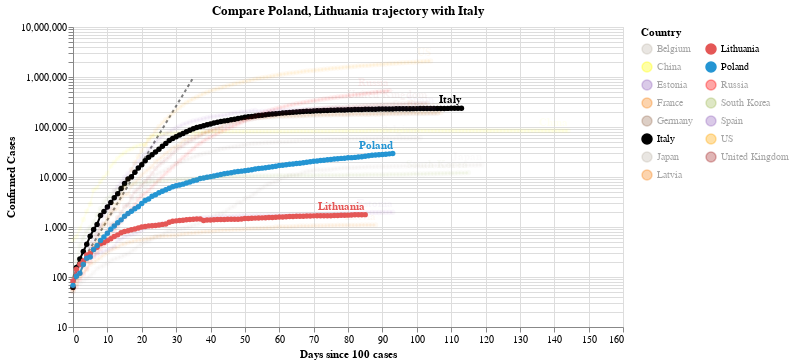

The cell this chart's notebook holds for it:
### Code cell
#hide_input
chart2 = make_since_chart(dff2, ['Poland', 'Lithuania'], baseline_countries)
chart2

### Figure 1 — Vega-Lite specification as saved in the notebook (floating-point values rounded to 4 significant figures; data arrays with more than 128 entries replaced by an {"elided": "..."} marker saying what was removed)
{"config": {"view": {"continuousWidth": 400, "continuousHeight": 300}}, "layer": [{"data": {"name": "data-628230001892d6798b50651be41d1b3e"}, "mark": {"type": "line", "color": "black", "opacity": 0.5, "strokeDash": [3, 3]}, "encoding": {"x": {"type": "quantitative", "field": "Days since 100 cases"}, "y": {"type": "quantitative", "field": "Confirmed Cases"}}}, {"data": {"name": "data-6b28bb5292bdccfb5f7ffd034a07b649"}, "mark": {"type": "line", "point": true}, "encoding": {"color": {"type": "nominal", "field": "Country", "legend": {"columns": 2}, "scale": {"domain": ["Belgium", "China", "Estonia", "France", "Germany", "Italy", "Japan", "Latvia", "Lithuania", "Poland", "Russia", "South Korea", "Spain", "US", "United Kingdom"], "range": ["#C1B7AD", "yellow", "#9467bd", "#F58518", "#9D755D", "black", "#C1B7AD", "#F58518", "#E45756", "#2495D3", "red", "#A1BA59", "#9467bd", "orange", "brown"]}}, "opacity": {"condition": {"value": 1, "selection": "selector004"}, "value": 0.05}, "tooltip": [{"type": "nominal", "field": "Country"}, {"type": "temporal", "field": "Date"}, {"type": "quantitative", "field": "Confirmed Cases"}, {"type": "quantitative", "field": "Days since 100 cases"}], "x": {"type": "quantitative", "field": "Days since 100 cases"}, "y": {"type": "quantitative", "field": "Confirmed Cases", "scale": {"type": "log"}}}, "selection": {"selector004": {"type": "multi", "fields": ["Country"], "bind": "legend", "init": [{"Country": "Poland"}, {"Country": "Lithuania"}, {"Country": "Italy"}]}}, "width": 550}, {"data": {"name": "data-6b28bb5292bdccfb5f7ffd034a07b649"}, "mark": {"type": "text", "align": "right", "dy": -8, "fontWeight": "bold"}, "encoding": {"color": {"type": "nominal", "field": "Country", "legend": {"columns": 2}, "scale": {"domain": ["Belgium", "China", "Estonia", "France", "Germany", "Italy", "Japan", "Latvia", "Lithuania", "Poland", "Russia", "South Korea", "Spain", "US", "United Kingdom"], "range": ["#C1B7AD", "yellow", "#9467bd", "#F58518", "#9D755D", "black", "#C1B7AD", "#F58518", "#E45756", "#2495D3", "red", "#A1BA59", "#9467bd", "orange", "brown"]}}, "opacity": {"condition": {"value": 1, "selection": "selector004"}, "value": 0.05}, "text": {"type": "nominal", "field": "Country"}, "tooltip": [{"type": "nominal", "field": "Country"}, {"type": "temporal", "field": "Date"}, {"type": "quantitative", "field": "Confirmed Cases"}, {"type": "quantitative", "field": "Days since 100 cases"}], "x": {"type": "quantitative", "field": "Days since 100 cases"}, "y": {"type": "quantitative", "field": "Confirmed Cases", "scale": {"type": "log"}}}, "transform": [{"filter": "(datum['Date'] >= 1592092800000)"}], "width": 550}], "title": "Compare Poland, Lithuania trajectory with Italy", "$schema": "https://vega.github.io/schema/vega-lite/v4.0.2.json", "datasets": {"data-628230001892d6798b50651be41d1b3e": [{"Days since 100 cases": 0, "Confirmed Cases": 100.0}, {"Days since 100 cases": 1, "Confirmed Cases": 130.0}, {"Days since 100 cases": 2, "Confirmed Cases": 169.0}, {"Days since 100 cases": 3, "Confirmed Cases": 219.7}, {"Days since 100 cases": 4, "Confirmed Cases": 285.6}, {"Days since 100 cases": 5, "Confirmed Cases": 371.3}, {"Days since 100 cases": 6, "Confirmed Cases": 482.7}, {"Days since 100 cases": 7, "Confirmed Cases": 627.5}, {"Days since 100 cases": 8, "Confirmed Cases": 815.7}, {"Days since 100 cases": 9, "Confirmed Cases": 1060.0}, {"Days since 100 cases": 10, "Confirmed Cases": 1379.0}, {"Days since 100 cases": 11, "Confirmed Cases": 1792.0}, {"Days since 100 cases": 12, "Confirmed Cases": 2330.0}, {"Days since 100 cases": 13, "Confirmed Cases": 3029.0}, {"Days since 100 cases": 14, "Confirmed Cases": 3937.0}, {"Days since 100 cases": 15, "Confirmed Cases": 5119.0}, {"Days since 100 cases": 16, "Confirmed Cases": 6654.0}, {"Days since 100 cases": 17, "Confirmed Cases": 8650.0}, {"Days since 100 cases": 18, "Confirmed Cases": 11250.0}, {"Days since 100 cases": 19, "Confirmed Cases": 14620.0}, {"Days since 100 cases": 20, "Confirmed Cases": 19000.0}, {"Days since 100 cases": 21, "Confirmed Cases": 24710.0}, {"Days since 100 cases": 22, "Confirmed Cases": 32120.0}, {"Days since 100 cases": 23, "Confirmed Cases": 41750.0}, {"Days since 100 cases": 24, "Confirmed Cases": 54280.0}, {"Days since 100 cases": 25, "Confirmed Cases": 70560.0}, {"Days since 100 cases": 26, "Confirmed Cases": 91730.0}, {"Days since 100 cases": 27, "Confirmed Cases": 119300.0}, {"Days since 100 cases": 28, "Confirmed Cases": 155000.0}, {"Days since 100 cases": 29, "Confirmed Cases": 201500.0}, {"Days since 100 cases": 30, "Confirmed Cases": 262000.0}, {"Days since 100 cases": 31, "Confirmed Cases": 340600.0}, {"Days since 100 cases": 32, "Confirmed Cases": 442800.0}, {"Days since 100 cases": 33, "Confirmed Cases": 575600.0}, {"Days since 100 cases": 34, "Confirmed Cases": 748300.0}, {"Days since 100 cases": 35, "Confirmed Cases": 972800.0}], "data-6b28bb5292bdccfb5f7ffd034a07b649": {"elided": "1583 records"}}}
